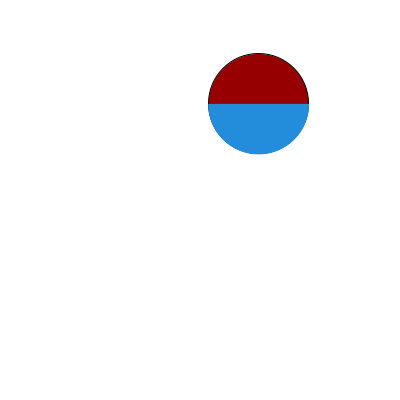
Frame 1 (no input)
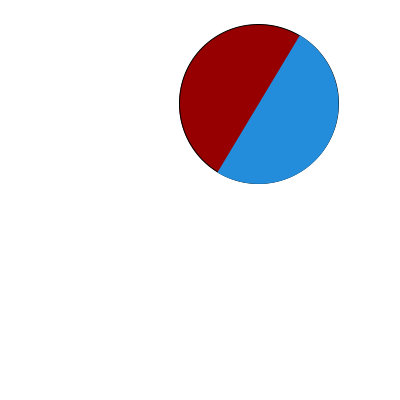
Frame 60 (the mouse pressed at the canvas centre just before this capture)
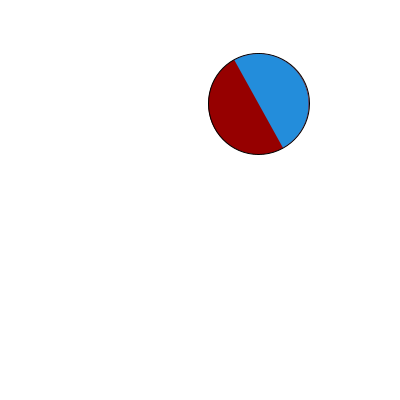
Frame 120 (the mouse held since frame 60 and released just before this capture)

The Processing sketch that drew these frames (run headless with seeded random() and noise(); from frame 60 on, the mouse is pressed at the canvas centre):

// Processing sketch: tp1_tecno_sketch
// ── tp1_tecno_sketch.pde


CMenores cmenores;

void setup(){
 
  cmenores = new CMenores();
  size(400,400);
  
}

void draw(){
  
background(255);
  
cmenores.empezar();
  
  
  
}

// ── circulos_menores.pde


class CMenores{
  
  float x, y, r, tx, ty, v, tam;
  
  
  CMenores(){
    
    r= 0;
    
    v=v+1;
    
    tam = 100;
     
    tx = random(width);   // translate X 
    ty = random (height);  // translate Y  
  }
 
  
  void empezar(){
    
   dibujo(); 
   girar(); 
  }
  
 void girar(){
   
    x = width/2 +r *cos(frameCount *0.1);
    y = height/2 +r *sin(frameCount *0.1);  
   
   
 }
  
 void dibujo(){
     
 translate(tx,ty);
 
  fill(150,0,0);
  ellipse(0,0,tam,tam); 

 push();
  fill(#238DDB);
  noStroke();
  
  if(mouseX>200){
   v++; 
  }else{
   v--; 
  }

  if(mouseY<200){
   tam++; 
  }else{
   tam--; 
  }  
  
  
  rotate(radians(v));
  arc (0,0,tam,tam,0,PI);    
  pop();
   
 }
  
  
  
  
  
  
  
  
  
  
}
